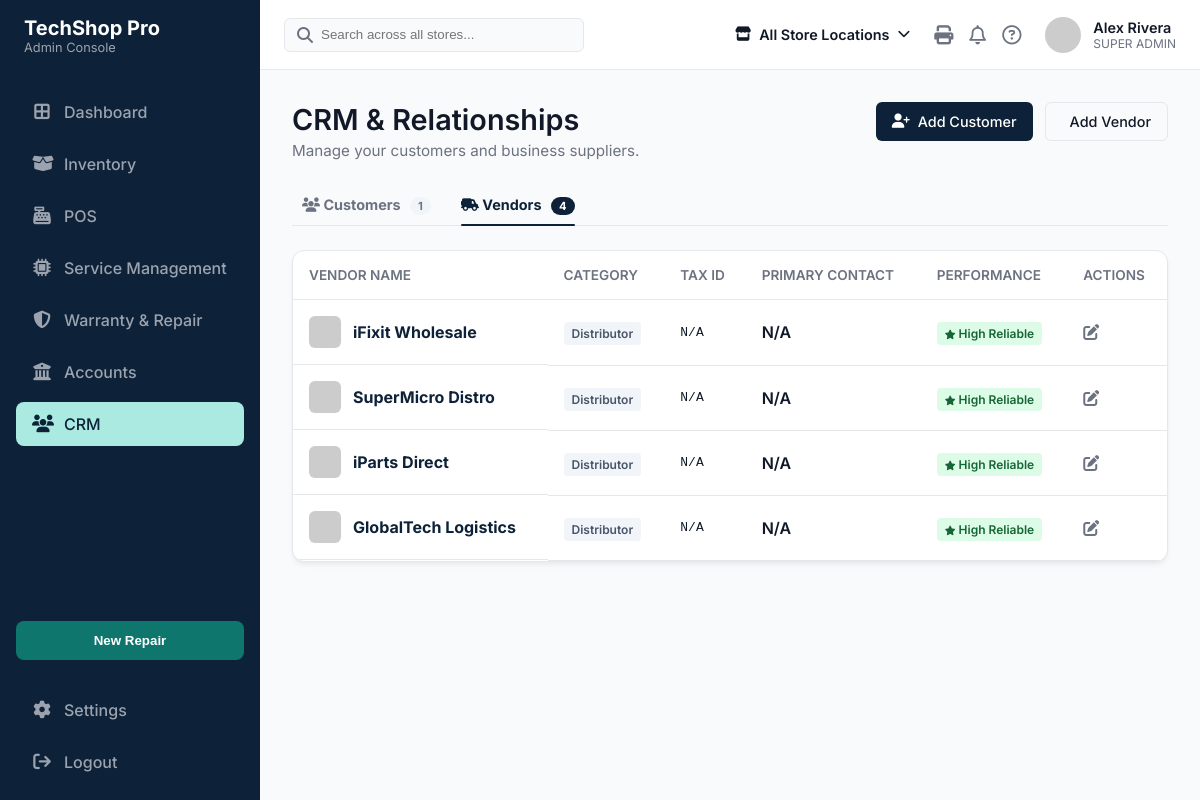
/crm.php?tab=vendors, run on the app's committed database.
### tables this page shows
CREATE TABLE `vendors` (
  `id` int(11) NOT NULL AUTO_INCREMENT,
  `vendor_name` varchar(100) NOT NULL,
  `contact_info` text DEFAULT NULL,
  PRIMARY KEY (`id`)
);

### crm.php (the view, shortened to what this page needs)
<?php
require 'config.php';
include 'includes/header.php';
$active_tab = isset($_GET['tab']) ? $_GET['tab'] : 'customers';
?>
<div class="page-container">
    <div style="display:flex; justify-content:space-between; align-items:flex-start; margin-bottom: 24px;">
        <div class="page-title" style="margin-bottom:0;">
            <h1>CRM & Relationships</h1>
            <p>Manage your customers and business suppliers.</p>
        </div>
        <div style="display:flex; gap:12px;">
            <a href="add_customer.php" class="btn btn-primary"><i class="fa-solid fa-user-plus"></i> Add Customer</a>
            <a href="add_vendor.php" class="btn btn-outline"><i class="fa-solid fa-building-circle-plus"></i> Add Vendor</a>
        </div>
    </div>
    <div class="tabs-container">
        <?php
        $cust_count = $conn->query("SELECT COUNT(*) as total FROM customers")->fetch_assoc()['total'];
        $vend_count = $conn->query("SELECT COUNT(*) as total FROM vendors")->fetch_assoc()['total'];
        ?>
        <a href="?tab=customers" class="tab-link <?= $active_tab == 'customers' ? 'active' : '' ?>">
            <i class="fa-solid fa-users"></i> Customers <span class="tab-badge"><?= $cust_count ?></span>
        </a>
        <a href="?tab=vendors" class="tab-link <?= $active_tab == 'vendors' ? 'active' : '' ?>">
            <i class="fa-solid fa-truck-field"></i> Vendors <span class="tab-badge"><?= $vend_count ?></span>
        </a>
    </div>
    <div class="card" style="padding:0; overflow:hidden;">
        <table class="data-table">
            <?php if ($active_tab == 'customers'): ?>
                <thead>
                    <tr>
                        <th>Customer Name</th>
                        <th>Type</th>
                        <th>Contact Phone</th>
                        <th>Email</th>
                        <th>Location</th>
                        <th>Actions</th>
                    </tr>
                </thead>
                <tbody>
                    <?php
                    $customers = $conn->query("SELECT * FROM customers ORDER BY created_at DESC");
                    if ($customers && $customers->num_rows > 0):
                        while($row = $customers->fetch_assoc()):
                    ?>
                    <tr>
                        <td style="font-weight:700; color:var(--sidebar-bg);"><?= htmlspecialchars($row['full_name']) ?></td>
                        <td><span class="badge" style="background:#e0e7ff; color:#3730a3;"><?= htmlspecialchars($row['customer_type'] ?? 'Individual') ?></span></td>
                        <td><?= htmlspecialchars($row['phone']) ?></td>
                        <td style="color:var(--text-secondary);"><?= htmlspecialchars($row['email']) ?></td>
                        <td><?= htmlspecialchars($row['city'] ?? 'Silicon Valley') ?></td>
                        <td>
                            <a href="add_customer.php?id=<?= $row['id'] ?>"><i class="fa-solid fa-pen-to-square" style="color:var(--text-secondary); cursor:pointer;"></i></a>
                        </td>
                    </tr>
                    <?php endwhile; else: ?>
                    <tr><td colspan="6" style="text-align:center; padding:40px; color:var(--text-secondary);">No customers found.</td></tr>
                    <?php endif; ?>
                </tbody>
            <?php else: ?>
                <thead>
                    <tr>
                        <th>Vendor Name</th>
                        <th>Category</th>
                        <th>Tax ID</th>
                        <th>Primary Contact</th>
                        <th>Performance</th>
                        <th>Actions</th>
                    </tr>
                </thead>
                <tbody>
                    <?php
                    $vendors = $conn->query("SELECT * FROM vendors ORDER BY id DESC");
                    if ($vendors && $vendors->num_rows > 0):
                        while($row = $vendors->fetch_assoc()):
                    ?>
                    <tr>
                        <td style="display:flex; align-items:center; gap:12px;">
                            <img src="<?= htmlspecialchars($row['vendor_logo'] ?? 'https://placehold.co/40x40?text=Logo') ?>" style="width:32px; height:32px; border-radius:6px; object-fit:cover;">
                            <div style="display:flex; flex-direction:column;">
                                <span style="font-weight:700; color:var(--sidebar-bg);"><?= htmlspecialchars($row['vendor_name']) ?></span>
                            </div>
                        </td>
                        <td><span class="badge" style="background:#f1f5f9; color:#475569;"><?= htmlspecialchars($row['vendor_type'] ?? 'Distributor') ?></span></td>
                        <td style="font-family:monospace;"><?= htmlspecialchars($row['tax_id'] ?? 'N/A') ?></td>
                        <td style="font-weight:600;"><?= htmlspecialchars($row['primary_contact_name'] ?? 'N/A') ?></td>
                        <td><span class="badge" style="background:#dcfce7; color:#166534;"><i class="fa-solid fa-star" style="font-size:0.6rem;"></i> High Reliable</span></td>
                        <td>
                            <a href="add_vendor.php?id=<?= $row['id'] ?>"><i class="fa-solid fa-pen-to-square" style="color:var(--text-secondary); cursor:pointer;"></i></a>
                        </td>
                    </tr>
                    <?php endwhile; else: ?>
                    <tr><td colspan="6" style="text-align:center; padding:40px; color:var(--text-secondary);">No vendors found.</td></tr>
                    <?php endif; ?>
                </tbody>
            <?php endif; ?>
        </table>
    </div>
</div>
</main></div></body></html>

### includes/header.php (shortened to what this page needs)
<?php
$user_name = "Alex Rivera";
$user_role = "SUPER ADMIN";
?>
<!DOCTYPE html>
<html lang="en">
<head>
    <link rel="stylesheet" href="https://cdnjs.cloudflare.com/ajax/libs/font-awesome/6.4.0/css/all.min.css">
    <link rel="stylesheet" href="assets/css/style.css">
</head>
<body>
    <div class="app-container">
        <?php include 'sidebar.php'; ?>
        <main class="main-content">
            <header class="top-header">
                <div class="header-left">
                    <div class="search-box">
                        <i class="fa-solid fa-magnifying-glass" style="color:var(--text-secondary)"></i>
                        <input type="text" placeholder="Search across all stores...">
                    </div>
                </div>
                <div class="header-right">
                    <div class="header-store-select">
                        <i class="fa-solid fa-store"></i> All Store Locations <i class="fa-solid fa-chevron-down" style="font-size:0.8rem"></i>
                    </div>
                    <div class="header-actions">
                        <i class="fa-solid fa-print"></i>
                        <i class="fa-regular fa-bell"></i>
                        <i class="fa-regular fa-circle-question"></i>
                    </div>
                    <div class="user-profile">
                        <img src="https://api.dicebear.com/7.x/initials/svg?seed=<?= urlencode($user_name) ?>&backgroundColor=0d2238" alt="User">
                        <div class="user-info">
                            <span class="user-name"><?= htmlspecialchars($user_name) ?></span>
                            <span class="user-role"><?= htmlspecialchars($user_role) ?></span>
                        </div>
                    </div>
                </div>
            </header>

### includes/sidebar.php
<?php
$current_page = basename($_SERVER['PHP_SELF']);
?>
<aside class="sidebar">
    <div class="sidebar-header">
        <div>
            <h2>TechShop Pro</h2>
            <p>Admin Console</p>
        </div>
    </div>
    <div class="sidebar-menu">
        <a href="dashboard.php" class="menu-item <?= ($current_page == 'dashboard.php') ? 'active' : '' ?>">
            <i class="fa-solid fa-border-all"></i> Dashboard
        </a>
        <a href="inventory.php" class="menu-item <?= ($current_page == 'inventory.php') ? 'active' : '' ?>">
            <i class="fa-solid fa-box-open"></i> Inventory
        </a>
        <a href="pos.php" class="menu-item <?= ($current_page == 'pos.php') ? 'active' : '' ?>">
            <i class="fa-solid fa-cash-register"></i> POS
        </a>
        <a href="service.php" class="menu-item <?= ($current_page == 'service.php') ? 'active' : '' ?>">
            <i class="fa-solid fa-microchip"></i> Service Management
        </a>
        <a href="warranty.php" class="menu-item <?= ($current_page == 'warranty.php') ? 'active' : '' ?>">
            <i class="fa-solid fa-shield-halved"></i> Warranty & Repair
        </a>
        <a href="accounts.php" class="menu-item <?= ($current_page == 'accounts.php') ? 'active' : '' ?>">
            <i class="fa-solid fa-building-columns"></i> Accounts
        </a>
        <a href="crm.php" class="menu-item <?= ($current_page == 'crm.php') ? 'active' : '' ?>">
            <i class="fa-solid fa-users"></i> CRM
        </a>
    </div>
    <div class="sidebar-bottom">
        <div class="sidebar-menu" style="padding:0;">
            <button class="new-repair-btn" onclick="window.location.href='service.php?new=true'">
                New Repair
            </button>
            <a href="settings.php" class="menu-item <?= ($current_page == 'settings.php') ? 'active' : '' ?>">
                <i class="fa-solid fa-gear"></i> Settings
            </a>
            <a href="logout.php" class="menu-item">
                <i class="fa-solid fa-arrow-right-from-bracket"></i> Logout
            </a>
        </div>
    </div>
</aside>

### crm.php (style rules this page uses)
.tabs-container { display: flex; gap: 30px; margin-bottom: 24px; border-bottom: 1px solid var(--border-color); padding-left: 10px; }
.tab-link { padding: 12px 0; font-weight: 700; color: var(--text-secondary); text-decoration: none; position: relative; font-size: 0.9rem; transition: all 0.2s; }
.tab-link.active { color: var(--sidebar-bg); }
.tab-link.active::after { content: ''; position: absolute; bottom: -1px; left: 0; right: 0; height: 2px; background: var(--sidebar-bg); border-radius: 2px; }
.tab-badge { background: #f1f5f9; color: #64748b; padding: 2px 8px; border-radius: 10px; font-size: 0.7rem; margin-left: 6px; }
.tab-link.active .tab-badge { background: var(--sidebar-bg); color: white; }

### data on the page
vendors: vendor_name "iFixit Wholesale", vendor_type "Distributor", tax_id "N/A", primary_contact_name "N/A"
vendors: vendor_name "SuperMicro Distro", vendor_type "Distributor", tax_id "N/A", primary_contact_name "N/A"
vendors: vendor_name "iParts Direct", vendor_type "Distributor", tax_id "N/A", primary_contact_name "N/A"
vendors: vendor_name "GlobalTech Logistics", vendor_type "Distributor", tax_id "N/A", primary_contact_name "N/A"

### other printed values
$user_name "Alex Rivera"
$user_role "SUPER ADMIN"
$cust_count "1"
$vend_count "4"
